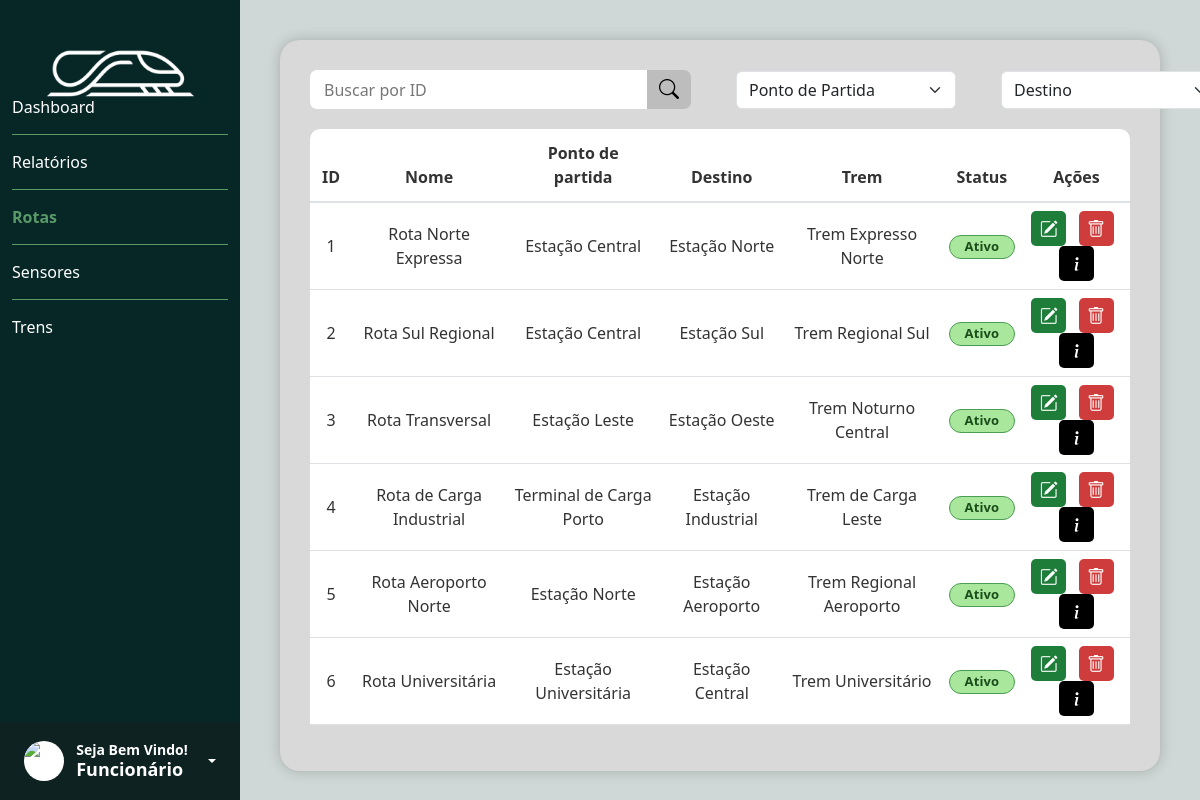
Page /public/tela_rotas.php (signed in) on the committed database.
### tables this page shows
CREATE TABLE rotas (
    rota_id INT AUTO_INCREMENT PRIMARY KEY,
    ponto_partida VARCHAR(155) NOT NULL,
    ponto_chegada VARCHAR(155) NOT NULL,
    nome VARCHAR(155) NOT NULL,
    trem_id INT NOT NULL,
    descricao TEXT,
    status VARCHAR(20) NOT NULL DEFAULT 'Ativo',
    data_criacao DATETIME NOT NULL DEFAULT CURRENT_TIMESTAMP,
    FOREIGN KEY (trem_id) REFERENCES trens(trem_id)
);

CREATE TABLE trens (
    trem_id INT PRIMARY KEY,
    nome_trem VARCHAR(155) NOT NULL,
    responsavel_id INT NOT NULL,
    FOREIGN KEY (responsavel_id) REFERENCES usuarios(usuario_id)
);

### public/tela_rotas.php (the view, shortened to what this page needs)
<?php
require_once "../infra/conexao.php";
$usuarioNome = $_SESSION['usuario_nome'] ?? 'Usuário';
$sql_rotas = "SELECT r.rota_id, r.nome, r.ponto_partida, r.ponto_chegada, r.descricao, r.status, r.trem_id, t.nome_trem
    FROM rotas r
    LEFT JOIN trens t ON t.trem_id = r.trem_id
    ORDER BY r.rota_id ASC";
$resultado_rotas = mysqli_query($conexao, $sql_rotas);
$rotasBanco = [];
if ($resultado_rotas) {
    while ($row = mysqli_fetch_assoc($resultado_rotas)) {
        $rotasBanco[] = [
            'rota_id' => $row['rota_id'] ?? '',
            'nome' => $row['nome'] ?? '',
            'ponto_partida' => $row['ponto_partida'] ?? '',
            'ponto_chegada' => $row['ponto_chegada'] ?? '',
            'descricao' => $row['descricao'] ?? '',
            'status' => $row['status'] ?? '',
            'trem_id' => $row['trem_id'] ?? '',
            'nome_trem' => $row['nome_trem'] ?? '',
        ];
    }
}
?>
<!DOCTYPE html>
<html lang="pt-br">
<head>
    <link href="https://cdn.jsdelivr.net/npm/bootstrap@5.3.8/dist/css/bootstrap.min.css" rel="stylesheet">
    <link rel="stylesheet" href="https://cdn.jsdelivr.net/npm/bootstrap-icons@1.11.3/font/bootstrap-icons.min.css">
    <link rel="stylesheet" href="../assets/style/style.css">
</head>
<body>
    <main>
        <nav class="nav1">
            <img src="../assets/img/logo.svg" alt="logo" class="logo">
            <ul class="ul1">
                <li class="lista1" id="li1"><a href="dashboard.php" class="lista1">Dashboard</a></li>
                <hr class="hr1 opacity-100">
                <li class="lista1" id="li1"><a href="tela_relatorios.php" class="lista1">Relatórios</a></li>
                <hr class="hr1 opacity-100">
                <li class="lista" id="li1"><a href="tela_rotas.php" class="lista">Rotas</a></li>
                <hr class="hr1 opacity-100">
                <li class="lista1" id="li1"><a href="tela_sensores.php" class="lista1">Sensores</a></li>
                <hr class="hr1 opacity-100">
                <li class="lista1" id="li1"><a href="tela_trens.php" class="lista1">Trens</a></li>
            </ul>
            <div class="dropdown">
                <div class="box_usuario dropdown-toggle" data-bs-toggle="dropdown" aria-expanded="false" role="button">
                    <div class="img_usuario">
                        <img src="../assets/img/usuario.png" alt="usuario" class="img-fluid">
                    </div>
                    <div class="h3">
                        <h3 class="h3_1">Seja Bem Vindo!</h3>
                        <h3 class="h3_2"><?php echo htmlspecialchars($usuarioNome); ?></h3>
                    </div>
                </div>
            </div>
        </nav>
        <section class="conteudo">
            <div class="card_usuarios">
                <div class="barra_busca mb-3">
                    <div class="barra_busca_filtro">
                        <div class="input-group dashboard-busca">
                            <input type="text" class="form-control dashboard-input" placeholder="Buscar por ID">
                            <button class="btn dashboard-btn-busca" type="button">
                                <i class="bi bi-search"></i>
                            </button>
                        </div>
                        <div class="filtro_busca">
                            <select class="form-select filtro_busca_select">
                                <option selected>Ponto de Partida</option>
                            </select>
                        </div>
                        <div class="filtro_busca">
                            <select class="form-select filtro_busca_select">
                                <option selected>Destino</option>
                            </select>
                        </div>
                    </div>
                </div>
                <table class="table">
                    <thead>
                        <tr>
                            <th>ID</th>
                            <th>Nome</th>
                            <th>Ponto de partida</th>
                            <th>Destino</th>
                            <th>Trem</th>
                            <th>Status</th>
                            <th>Ações</th>
                        </tr>
                    </thead>
                    <tbody>
                        <?php if (!empty($rotasBanco)): ?>
                            <?php foreach ($rotasBanco as $rota): ?>
                                <?php
                                $statusClasse = 'ativo';
                                $nomeTrem = $rota['nome_trem'] ?? 'Trem não informado';
                                ?>
                                <tr data-rota-id="<?= (int) ($rota['rota_id'] ?? 0); ?>">
                                    <td><?= htmlspecialchars((string) ($rota['rota_id'] ?? '')) ?></td>
                                    <td><?= htmlspecialchars((string) ($rota['nome'] ?? '')) ?></td>
                                    <td><?= htmlspecialchars((string) ($rota['ponto_partida'] ?? '')) ?></td>
                                    <td><?= htmlspecialchars((string) ($rota['ponto_chegada'] ?? '')) ?></td>
                                    <td><?= htmlspecialchars((string) $nomeTrem) ?></td>
                                    <td><span class="trens-card-status <?= htmlspecialchars($statusClasse) ?>"><?= htmlspecialchars((string) ($rota['status'] ?? '')) ?: 'Sem status' ?></span></td>
                                    <td>
                                        <button class="btn_edit" type="button" aria-label="Editar rota"><i class="bi bi-pencil-square"></i></button>
                                        <button class="btn_delete mx-2" type="button" data-bs-toggle="modal" data-bs-target="#modal_confirm_delete" data-id="<?= (int) ($rota['rota_id'] ?? 0); ?>" aria-label="Excluir rota"><i class="bi bi-trash"></i></button>
                                        <button class="trens-card-acao" type="button" data-bs-toggle="modal" data-bs-target="#modal_monitoramento" data-rota-id="<?= (int) ($rota['rota_id'] ?? 0); ?>" aria-label="Informações da rota"><i class="bi bi-info-lg"></i></button>
                                    </td>
                                </tr>
                            <?php endforeach; ?>
                        <?php else: ?>
                            <tr>
                                <td colspan="7" class="text-center text-muted">Nenhuma rota cadastrada.</td>
                            </tr>
                        <?php endif; ?>
                    </tbody>
                </table>
            </div>
        </section>
    </main>
</body>
</html>

### assets/style/style.css (style rules this page uses)
:root { --shadow-card: 0 0 14px rgba(0, 0, 0, 0.2); --shadow-card-hover: 0 0 18px rgba(0, 0, 0, 0.24); --shadow-modal: 0 10px 24px rgba(0, 0, 0, 0.15); }
* { padding: 0; margin: 0; }
body { font-family: 'Segoe UI'; color: #ffffff; background-color: #cfd8d6; }
.form-control { height: 40px; }
main { display: flex; }
.nav1 { width: 240px; height: 100vh; background-color: #072727; display: flex; flex-direction: column; justify-content: space-between; align-items: center; }
.logo { width: 155px; height: auto; margin-top: 30px; margin-bottom: -470px; filter: saturate(0); filter: brightness(100); }
.ul1 { margin-top: 80px; width: 100%; list-style: none; padding-left: 0; }
.lista1 { padding: 15px 0px 15px 6px; }
.lista { color: #599967 !important; font-weight: bolder; padding: 15px 0px 15px 6px; }
a { text-decoration: none !important; color: #ffffff !important; }
.hr1 { width: 90%; margin: 0 auto; border-color: #599967; }
.box_usuario { width: 240px; min-height: 78px; background-color: #0F2222; display: flex; align-items: center; justify-content: center; gap: 12px; padding: 10px 12px; box-sizing: border-box; }
.img_usuario { width: 40px; height: 40px; border-radius: 50%; background-color: #ffffff; overflow: hidden; flex-shrink: 0; display: flex; align-items: center; justify-content: center; }
.img_usuario img { width: 100%; height: 100%; object-fit: cover; }
.h3 { margin: 0; display: flex; flex-direction: column; justify-content: center; line-height: 1.2; }
.h3_1 { font-size: 14px; font-weight: 600; color: #ffffff; margin: 0; }
.h3_2 { font-size: 18px; color: #ffffff; margin: 0; font-weight: 600; }
.dropdown-toggle::after { margin-left: 8px; vertical-align: middle; }
h3 { font-size: 18px; }
.conteudo { flex-grow: 1; background-color: #CFD8D6; height: 100vh; padding: 40px; overflow-y: auto; }
.card_usuarios { background-color: #D9D9D9; border-radius: 20px; padding: 30px; box-shadow: var(--shadow-card); min-height: 80vh; }
.card_usuarios, .card_relatorios, .card_gerar_relatorios, .dashboard-painel, .trens-painel, .trens-card-trem, .relatorio-card { box-shadow: var(--shadow-card); }
.barra_busca { display: flex; align-items: center; justify-content: space-between; margin-bottom: 30px; gap: 20px; }
.barra_busca_filtro { display: flex; align-items: center; gap: 45px; }
.filtro_busca { display: flex; align-items: center; min-width: 220px; }
.table { margin-top: 20px; }
.table thead th { border-bottom: 2px solid #dee2e6; text-align: center; color: #333; padding: 12px; }
.table thead th:first-child { border-radius: 10px 0 0 0; }
.table thead th:last-child { border-radius: 0 10px 0 0; }
.table tbody td { vertical-align: middle; text-align: center; color: #333; }
.btn_edit, .btn_delete, .trens-card-acao { display: inline-flex; align-items: center; justify-content: center; width: 35px; height: 35px; min-width: 35px; min-height: 35px; padding: 0; border: none; border-radius: 5px; line-height: 1; }
.btn_edit { background-color: #1d7d39; color: white; }
.btn_delete { background-color: #cf3c3c; color: white; border: none; }
.trens-card-acao { background-color: #000000; color: #ffffff; }
.btn_edit i, .btn_delete i, .trens-card-acao i { font-size: 18px; line-height: 1; }
.dashboard-busca, .trens-busca { width: 381px; height: 39px; }
.dashboard-input, .trens-input { height: 39px; border: none; border-radius: 7px 0 0 7px !important; color: #000000; font-size: 16px; padding: 7px 14px; }
.dashboard-input::placeholder, .trens-input::placeholder { color: #777777; }
.dashboard-btn-busca, .trens-btn-busca { width: 44px; height: 39px; border: none; border-radius: 0 7px 7px 0 !important; background-color: #bdbdbd; color: #000000; font-size: 20px; display: inline-flex; align-items: center; justify-content: center; }
.trens-card-status { display: inline-flex; align-items: center; justify-content: center; padding: 3px 10px; min-width: 66px; border-radius: 12px; font-size: 13px; font-weight: 700; letter-spacing: 0.01em; text-transform: none; border: 1px solid transparent; line-height: 1.2; }
.trens-card-status.ativo { background-color: #a9e79d; color: #1b4d1b; border-color: #4a9d52; }

### rows in the picture
rotas: rota_id "1", nome "Rota Norte Expressa", ponto_partida "Estação Central", ponto_chegada "Estação Norte", trem.nome_trem "Trem Expresso Norte", status "Ativo"
rotas: rota_id "2", nome "Rota Sul Regional", ponto_partida "Estação Central", ponto_chegada "Estação Sul", trem.nome_trem "Trem Regional Sul", status "Ativo"
rotas: rota_id "3", nome "Rota Transversal", ponto_partida "Estação Leste", ponto_chegada "Estação Oeste", trem.nome_trem "Trem Noturno Central", status "Ativo"
rotas: rota_id "4", nome "Rota de Carga Industrial", ponto_partida "Terminal de Carga Porto", ponto_chegada "Estação Industrial", trem.nome_trem "Trem de Carga Leste", status "Ativo"
rotas: rota_id "5", nome "Rota Aeroporto Norte", ponto_partida "Estação Norte", ponto_chegada "Estação Aeroporto", trem.nome_trem "Trem Regional Aeroporto", status "Ativo"
rotas: rota_id "6", nome "Rota Universitária", ponto_partida "Estação Universitária", ponto_chegada "Estação Central", trem.nome_trem "Trem Universitário", status "Ativo"

### other values in the picture
$usuarioNome "Funcionário"
